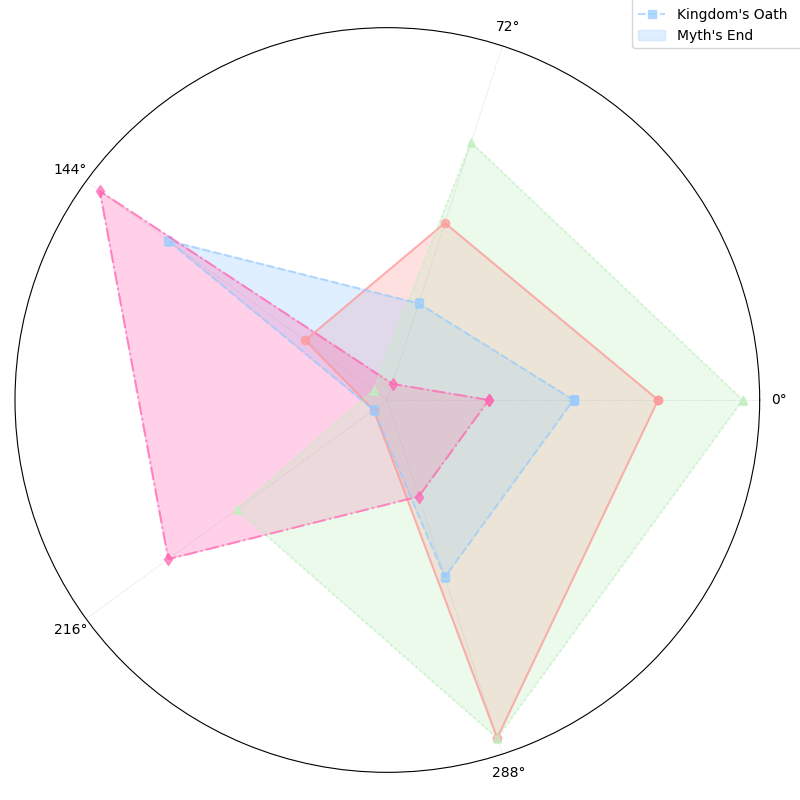

Recreate this plot in Python.
import numpy as np
import matplotlib.pyplot as plt

novels = [
    "The Forgotten Realm", 
    "Ember's Tales", "Kingdom's Oath", "Myth's End"
]
categories = ['Geography', 'Magic System', 'Cultural Complexity', 'Political Intrigue', 'Mythology']

data = np.array([
    [8, 7, 6, 5, 9],
    [7, 6, 8, 5, 7],
    [6, 5, 9, 8, 6],
    [9, 8, 5, 7, 9]
])

num_vars = len(categories)

def create_radar_chart(data, num_vars):
    angles = np.linspace(0, 2 * np.pi, num_vars, endpoint=False).tolist()
    data = np.concatenate((data, data[:, [0]]), axis=1)
    angles += angles[:1]
    fig, ax = plt.subplots(figsize=(8, 8), subplot_kw=dict(polar=True))

    styles = [
        {'color': '#FF9999', 'marker': 'o', 'linestyle': '-'},
        {'color': '#99CCFF', 'marker': 's', 'linestyle': '--'},
        {'color': '#FF66B3', 'marker': 'd', 'linestyle': '-.'},
        {'color': '#C2F0C2', 'marker': '^', 'linestyle': ':'}
    ]

    for d, style in zip(data, styles):
        ax.plot(angles, d, color=style['color'], marker=style['marker'], linestyle=style['linestyle'], alpha=0.7)
        ax.fill(angles, d, color=style['color'], alpha=0.3)

    ax.set_yticks([])
    ax.set_xticks(angles[:-1])
    ax.spines['polar'].set_visible(True)
    ax.grid(linestyle=':', linewidth=0.5, alpha=0.7)

    plt.tight_layout()
    plt.legend(novels, loc='upper right', bbox_to_anchor=(1.1, 1.1))
    plt.show()

create_radar_chart(data, num_vars)
